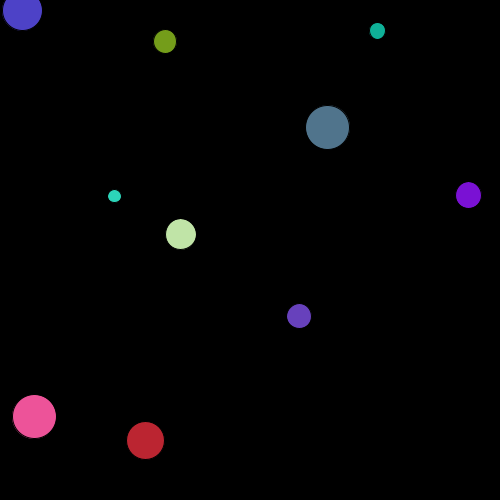
Frame 1 (no input)
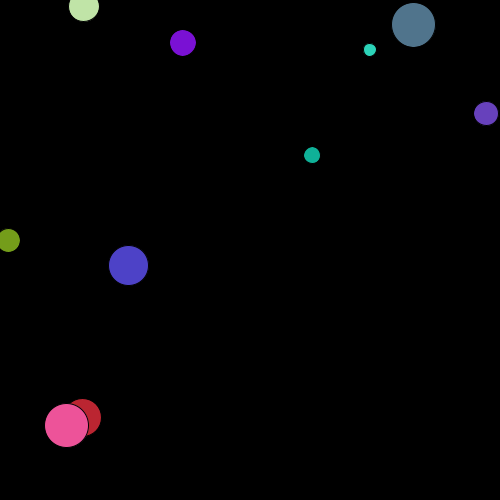
Frame 60 (the mouse pressed at the canvas centre just before this capture)
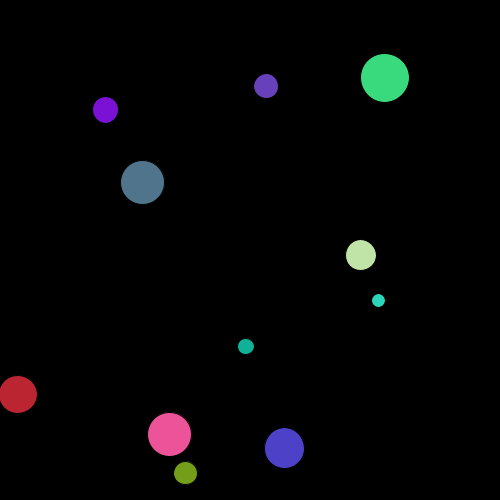
Frame 120 (the mouse held since frame 60 and released just before this capture)

The Processing sketch that drew these frames (run headless with seeded random() and noise(); from frame 60 on, the mouse is pressed at the canvas centre):

// Processing sketch: opgaver
// ── opgaver.pde
ArrayList<Ball> balls = new ArrayList<Ball>();

void setup() {
    size(500, 500);
    for (int i = 0; i < 10; i++) {
        balls.add(new Ball(random(width), random(height), random(-5, 5), random(-5, 5), random(10, 50), color(random(255), random(255), random(255))));
    }
}

void draw() {
    background(0);
    for (Ball ball : balls) {
        ball.move();
        ball.display();
    }
}


class Ball {
    float x, y, speedX, speedY, size;
    color c;

    Ball(float x, float y, float speedX, float speedY, float size, color c) {
        this.x = x;
        this.y = y;
        this.speedX = speedX;
        this.speedY = speedY;
        this.size = size;
        this.c = c;
    }

    void move() {
        x += speedX;
        y += speedY;
        if (x < 0 || x > width) {
            speedX *= -1;
        }
        if (y < 0 || y > height) {
            speedY *= -1;
        }
    }

    void display() {
        fill(c);
        ellipse(x, y, size, size);
    }
}

void mousePressed() {
    //add a ball at the mouse position
    balls.add(new Ball(mouseX, mouseY, random(-5, 5), random(-5, 5), random(10, 50), color(random(255), random(255), random(255))));
}
